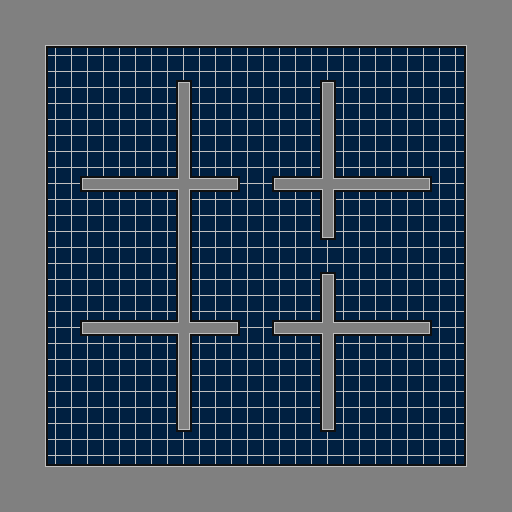

This is a level from a 2D game, rendered from its Tiled map with the project's own tilesets. A one-line summary and the map file follow, with tile-layer data summarised:
An orthogonal 32x32 tile map with 16x16 px tiles, 3 tile layers (base_layer, back_layer, front_layer), 3 hidden layers not drawn, 2 tilesets.

<map version="1.2" tiledversion="1.2.1" orientation="orthogonal" renderorder="right-down" width="32" height="32" tilewidth="16" tileheight="16" infinite="0" nextlayerid="8" nextobjectid="2">
 <tileset firstgid="1" source="stage3_bg_tileset.tsx" />
 <tileset firstgid="257" source="area_tileset.tsx" />
 <layer id="1" name="base_layer" width="32" height="32" locked="1">
  <data>[1024 cells, 1024 non-empty, 1 distinct tile ids]</data>
 </layer>
 <layer id="2" name="back_layer" width="32" height="32" locked="1">
  <data>[1024 cells, 0 non-empty, 0 distinct tile ids]</data>
 </layer>
 <layer id="3" name="front_layer" width="32" height="32">
  <data>[1024 cells, 426 non-empty, 16 distinct tile ids]</data>
 </layer>
 <layer id="5" name="object_layer" width="32" height="32" visible="0" locked="1">
  <data>[1024 cells, 15 non-empty, 15 distinct tile ids]</data>
 </layer>
 <layer id="6" name="area_layer" width="32" height="32" visible="0" locked="1">
  <data>[1024 cells, 598 non-empty, 20 distinct tile ids]</data>
 </layer>
 <layer id="7" name="connect_layer" width="32" height="32" visible="0" locked="1">
  <data>[1024 cells, 33 non-empty, 33 distinct tile ids]</data>
 </layer>
</map>
